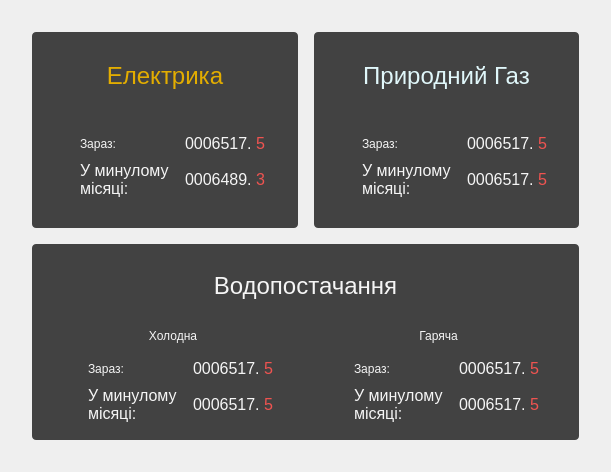
<?xml version="1.0" encoding="UTF-8"?>
<ui version="4.0">
 <class>Counters</class>
 <widget class="QWidget" name="Counters">
  <property name="geometry">
   <rect>
    <x>0</x>
    <y>0</y>
    <width>611</width>
    <height>472</height>
   </rect>
  </property>
  <property name="windowTitle">
   <string>Form</string>
  </property>
  <property name="styleSheet">
   <string notr="true">font: 16px &quot;Segoe UI&quot;;</string>
  </property>
  <layout class="QGridLayout" name="gridLayout">
   <property name="leftMargin">
    <number>32</number>
   </property>
   <property name="topMargin">
    <number>32</number>
   </property>
   <property name="rightMargin">
    <number>32</number>
   </property>
   <property name="bottomMargin">
    <number>32</number>
   </property>
   <property name="spacing">
    <number>16</number>
   </property>
   <item row="0" column="1">
    <widget class="QWidget" name="widget_2" native="true">
     <property name="styleSheet">
      <string notr="true">QWidget {
	background: #424242;
	color: #f5f5f5;
	border-radius: 4px;
}</string>
     </property>
     <layout class="QGridLayout" name="gridLayout_3">
      <property name="leftMargin">
       <number>16</number>
      </property>
      <property name="topMargin">
       <number>16</number>
      </property>
      <property name="rightMargin">
       <number>16</number>
      </property>
      <property name="bottomMargin">
       <number>16</number>
      </property>
      <property name="spacing">
       <number>16</number>
      </property>
      <item row="0" column="0">
       <widget class="QLabel" name="label_2">
        <property name="styleSheet">
         <string notr="true">QLabel {
max-height: 56px;
font-size: 24px;
color: #E0F7FA;
}</string>
        </property>
        <property name="text">
         <string>&lt;html&gt;&lt;head/&gt;&lt;body&gt;&lt;p&gt;&lt;img src=&quot;:/img/gas.png&quot;/&gt;&lt;span style=&quot; font-size:18pt;&quot;&gt;Природний Газ&lt;/span&gt;&lt;/p&gt;&lt;/body&gt;&lt;/html&gt;</string>
        </property>
        <property name="alignment">
         <set>Qt::AlignCenter</set>
        </property>
       </widget>
      </item>
      <item row="1" column="0">
       <layout class="QFormLayout" name="formLayout_2">
        <property name="sizeConstraint">
         <enum>QLayout::SetMaximumSize</enum>
        </property>
        <property name="fieldGrowthPolicy">
         <enum>QFormLayout::ExpandingFieldsGrow</enum>
        </property>
        <property name="formAlignment">
         <set>Qt::AlignCenter</set>
        </property>
        <property name="horizontalSpacing">
         <number>16</number>
        </property>
        <property name="verticalSpacing">
         <number>8</number>
        </property>
        <item row="0" column="0">
         <widget class="QLabel" name="label_5">
          <property name="sizePolicy">
           <sizepolicy hsizetype="Maximum" vsizetype="Preferred">
            <horstretch>0</horstretch>
            <verstretch>0</verstretch>
           </sizepolicy>
          </property>
          <property name="text">
           <string>Зараз:</string>
          </property>
         </widget>
        </item>
        <item row="0" column="1">
         <widget class="QLabel" name="label_10">
          <property name="sizePolicy">
           <sizepolicy hsizetype="Minimum" vsizetype="Preferred">
            <horstretch>0</horstretch>
            <verstretch>0</verstretch>
           </sizepolicy>
          </property>
          <property name="text">
           <string>&lt;html&gt;&lt;head/&gt;&lt;body&gt;&lt;p&gt;&lt;span style=&quot; font-size:12pt;&quot;&gt;0006517.&lt;/span&gt;&lt;span style=&quot; font-size:12pt; color:#EF5350;&quot;&gt; 5&lt;/span&gt;&lt;/p&gt;&lt;/body&gt;&lt;/html&gt;</string>
          </property>
         </widget>
        </item>
        <item row="1" column="1">
         <widget class="QLabel" name="label_11">
          <property name="sizePolicy">
           <sizepolicy hsizetype="Minimum" vsizetype="Preferred">
            <horstretch>0</horstretch>
            <verstretch>0</verstretch>
           </sizepolicy>
          </property>
          <property name="text">
           <string>&lt;html&gt;&lt;head/&gt;&lt;body&gt;&lt;p&gt;&lt;span style=&quot; font-size:12pt;&quot;&gt;0006517.&lt;/span&gt;&lt;span style=&quot; font-size:12pt; color:#EF5350;&quot;&gt; 5&lt;/span&gt;&lt;/p&gt;&lt;/body&gt;&lt;/html&gt;</string>
          </property>
         </widget>
        </item>
        <item row="1" column="0">
         <widget class="QLabel" name="label_12">
          <property name="sizePolicy">
           <sizepolicy hsizetype="Maximum" vsizetype="Preferred">
            <horstretch>0</horstretch>
            <verstretch>0</verstretch>
           </sizepolicy>
          </property>
          <property name="autoFillBackground">
           <bool>false</bool>
          </property>
          <property name="styleSheet">
           <string notr="true"/>
          </property>
          <property name="text">
           <string>&lt;html&gt;&lt;head/&gt;&lt;body&gt;&lt;p style=&quot;line-height:33%;&quot;&gt;&lt;span style=&quot; font-size:12pt&quot;&gt;У минулому&lt;/span&gt;&lt;/p&gt;&lt;p&gt;&lt;span style=&quot; font-size:12pt;&quot;&gt;місяці:&lt;/span&gt;&lt;/p&gt;&lt;/body&gt;&lt;/html&gt;</string>
          </property>
         </widget>
        </item>
       </layout>
      </item>
     </layout>
    </widget>
   </item>
   <item row="0" column="0">
    <widget class="QWidget" name="widget" native="true">
     <property name="styleSheet">
      <string notr="true">QWidget {
	background: #424242;
	color: #f5f5f5;
    border-radius: 4px;
}</string>
     </property>
     <layout class="QGridLayout" name="gridLayout_2">
      <property name="leftMargin">
       <number>16</number>
      </property>
      <property name="topMargin">
       <number>16</number>
      </property>
      <property name="rightMargin">
       <number>16</number>
      </property>
      <property name="bottomMargin">
       <number>16</number>
      </property>
      <property name="spacing">
       <number>16</number>
      </property>
      <item row="1" column="1">
       <layout class="QFormLayout" name="formLayout">
        <property name="sizeConstraint">
         <enum>QLayout::SetMaximumSize</enum>
        </property>
        <property name="fieldGrowthPolicy">
         <enum>QFormLayout::ExpandingFieldsGrow</enum>
        </property>
        <property name="formAlignment">
         <set>Qt::AlignCenter</set>
        </property>
        <property name="horizontalSpacing">
         <number>16</number>
        </property>
        <property name="verticalSpacing">
         <number>8</number>
        </property>
        <item row="0" column="0">
         <widget class="QLabel" name="label_4">
          <property name="sizePolicy">
           <sizepolicy hsizetype="Maximum" vsizetype="Preferred">
            <horstretch>0</horstretch>
            <verstretch>0</verstretch>
           </sizepolicy>
          </property>
          <property name="text">
           <string>Зараз:</string>
          </property>
         </widget>
        </item>
        <item row="0" column="1">
         <widget class="QLabel" name="label_8">
          <property name="sizePolicy">
           <sizepolicy hsizetype="Minimum" vsizetype="Preferred">
            <horstretch>0</horstretch>
            <verstretch>0</verstretch>
           </sizepolicy>
          </property>
          <property name="text">
           <string>&lt;html&gt;&lt;head/&gt;&lt;body&gt;&lt;p&gt;&lt;span style=&quot; font-size:12pt;&quot;&gt;0006517.&lt;/span&gt;&lt;span style=&quot; font-size:12pt; color:#EF5350;&quot;&gt; 5&lt;/span&gt;&lt;/p&gt;&lt;/body&gt;&lt;/html&gt;</string>
          </property>
         </widget>
        </item>
        <item row="1" column="1">
         <widget class="QLabel" name="label_9">
          <property name="sizePolicy">
           <sizepolicy hsizetype="Minimum" vsizetype="Preferred">
            <horstretch>0</horstretch>
            <verstretch>0</verstretch>
           </sizepolicy>
          </property>
          <property name="text">
           <string>&lt;html&gt;&lt;head/&gt;&lt;body&gt;&lt;p&gt;&lt;span style=&quot; font-size:12pt;&quot;&gt;0006489.&lt;/span&gt;&lt;span style=&quot; font-size:12pt; color:#EF5350;&quot;&gt; 3&lt;/span&gt;&lt;/p&gt;&lt;/body&gt;&lt;/html&gt;</string>
          </property>
         </widget>
        </item>
        <item row="1" column="0">
         <widget class="QLabel" name="label_7">
          <property name="sizePolicy">
           <sizepolicy hsizetype="Maximum" vsizetype="Preferred">
            <horstretch>0</horstretch>
            <verstretch>0</verstretch>
           </sizepolicy>
          </property>
          <property name="autoFillBackground">
           <bool>false</bool>
          </property>
          <property name="styleSheet">
           <string notr="true"/>
          </property>
          <property name="text">
           <string>&lt;html&gt;&lt;head/&gt;&lt;body&gt;&lt;p style=&quot;line-height:33%;&quot;&gt;&lt;span style=&quot; font-size:12pt&quot;&gt;У минулому&lt;/span&gt;&lt;/p&gt;&lt;p&gt;&lt;span style=&quot; font-size:12pt;&quot;&gt;місяці:&lt;/span&gt;&lt;/p&gt;&lt;/body&gt;&lt;/html&gt;</string>
          </property>
         </widget>
        </item>
       </layout>
      </item>
      <item row="0" column="1">
       <widget class="QLabel" name="label">
        <property name="sizePolicy">
         <sizepolicy hsizetype="Preferred" vsizetype="Fixed">
          <horstretch>0</horstretch>
          <verstretch>0</verstretch>
         </sizepolicy>
        </property>
        <property name="styleSheet">
         <string notr="true">QLabel {
max-height: 56px;
font-size: 24px;
color: rgb(227, 173, 0);
}</string>
        </property>
        <property name="text">
         <string>&lt;html&gt;&lt;head/&gt;&lt;body&gt;&lt;p&gt;&lt;img src=&quot;:/img/electricity.png&quot;/&gt;&lt;span style=&quot; font-size:18pt;&quot;&gt;Електрика&lt;/span&gt;&lt;/p&gt;&lt;/body&gt;&lt;/html&gt;</string>
        </property>
        <property name="alignment">
         <set>Qt::AlignCenter</set>
        </property>
       </widget>
      </item>
     </layout>
    </widget>
   </item>
   <item row="1" column="0" colspan="2">
    <widget class="QWidget" name="widget_3" native="true">
     <property name="styleSheet">
      <string notr="true">QWidget {
	background: #424242;
	color: #f5f5f5;
	border-radius: 4px;
}</string>
     </property>
     <layout class="QGridLayout" name="gridLayout_4">
      <property name="leftMargin">
       <number>16</number>
      </property>
      <property name="topMargin">
       <number>16</number>
      </property>
      <property name="rightMargin">
       <number>16</number>
      </property>
      <property name="bottomMargin">
       <number>16</number>
      </property>
      <property name="spacing">
       <number>16</number>
      </property>
      <item row="2" column="0">
       <layout class="QFormLayout" name="formLayout_4">
        <property name="sizeConstraint">
         <enum>QLayout::SetMaximumSize</enum>
        </property>
        <property name="fieldGrowthPolicy">
         <enum>QFormLayout::ExpandingFieldsGrow</enum>
        </property>
        <property name="formAlignment">
         <set>Qt::AlignCenter</set>
        </property>
        <property name="horizontalSpacing">
         <number>16</number>
        </property>
        <property name="verticalSpacing">
         <number>8</number>
        </property>
        <item row="0" column="0">
         <widget class="QLabel" name="label_17">
          <property name="sizePolicy">
           <sizepolicy hsizetype="Maximum" vsizetype="Preferred">
            <horstretch>0</horstretch>
            <verstretch>0</verstretch>
           </sizepolicy>
          </property>
          <property name="text">
           <string>Зараз:</string>
          </property>
         </widget>
        </item>
        <item row="0" column="1">
         <widget class="QLabel" name="label_18">
          <property name="sizePolicy">
           <sizepolicy hsizetype="Minimum" vsizetype="Preferred">
            <horstretch>0</horstretch>
            <verstretch>0</verstretch>
           </sizepolicy>
          </property>
          <property name="text">
           <string>&lt;html&gt;&lt;head/&gt;&lt;body&gt;&lt;p&gt;&lt;span style=&quot; font-size:12pt;&quot;&gt;0006517.&lt;/span&gt;&lt;span style=&quot; font-size:12pt; color:#EF5350;&quot;&gt; 5&lt;/span&gt;&lt;/p&gt;&lt;/body&gt;&lt;/html&gt;</string>
          </property>
         </widget>
        </item>
        <item row="1" column="1">
         <widget class="QLabel" name="label_19">
          <property name="sizePolicy">
           <sizepolicy hsizetype="Minimum" vsizetype="Preferred">
            <horstretch>0</horstretch>
            <verstretch>0</verstretch>
           </sizepolicy>
          </property>
          <property name="text">
           <string>&lt;html&gt;&lt;head/&gt;&lt;body&gt;&lt;p&gt;&lt;span style=&quot; font-size:12pt;&quot;&gt;0006517.&lt;/span&gt;&lt;span style=&quot; font-size:12pt; color:#EF5350;&quot;&gt; 5&lt;/span&gt;&lt;/p&gt;&lt;/body&gt;&lt;/html&gt;</string>
          </property>
         </widget>
        </item>
        <item row="1" column="0">
         <widget class="QLabel" name="label_20">
          <property name="sizePolicy">
           <sizepolicy hsizetype="Maximum" vsizetype="Preferred">
            <horstretch>0</horstretch>
            <verstretch>0</verstretch>
           </sizepolicy>
          </property>
          <property name="autoFillBackground">
           <bool>false</bool>
          </property>
          <property name="styleSheet">
           <string notr="true"/>
          </property>
          <property name="text">
           <string>&lt;html&gt;&lt;head/&gt;&lt;body&gt;&lt;p style=&quot;line-height:33%;&quot;&gt;&lt;span style=&quot; font-size:12pt&quot;&gt;У минулому&lt;/span&gt;&lt;/p&gt;&lt;p&gt;&lt;span style=&quot; font-size:12pt;&quot;&gt;місяці:&lt;/span&gt;&lt;/p&gt;&lt;/body&gt;&lt;/html&gt;</string>
          </property>
         </widget>
        </item>
       </layout>
      </item>
      <item row="0" column="0" colspan="2">
       <widget class="QLabel" name="label_3">
        <property name="styleSheet">
         <string notr="true">QLabel {
max-height: 56px;
font-size: 24px;
}</string>
        </property>
        <property name="text">
         <string>&lt;html&gt;&lt;head/&gt;&lt;body&gt;&lt;p&gt;&lt;img src=&quot;:/img/water.png&quot;/&gt;&lt;span style=&quot; font-size:18pt;&quot;&gt;Водопостачання&lt;/span&gt;&lt;/p&gt;&lt;/body&gt;&lt;/html&gt;</string>
        </property>
        <property name="alignment">
         <set>Qt::AlignCenter</set>
        </property>
       </widget>
      </item>
      <item row="2" column="1">
       <layout class="QFormLayout" name="formLayout_5">
        <property name="sizeConstraint">
         <enum>QLayout::SetMaximumSize</enum>
        </property>
        <property name="fieldGrowthPolicy">
         <enum>QFormLayout::ExpandingFieldsGrow</enum>
        </property>
        <property name="formAlignment">
         <set>Qt::AlignCenter</set>
        </property>
        <property name="horizontalSpacing">
         <number>16</number>
        </property>
        <property name="verticalSpacing">
         <number>8</number>
        </property>
        <item row="0" column="0">
         <widget class="QLabel" name="label_21">
          <property name="sizePolicy">
           <sizepolicy hsizetype="Maximum" vsizetype="Preferred">
            <horstretch>0</horstretch>
            <verstretch>0</verstretch>
           </sizepolicy>
          </property>
          <property name="text">
           <string>Зараз:</string>
          </property>
         </widget>
        </item>
        <item row="0" column="1">
         <widget class="QLabel" name="label_22">
          <property name="sizePolicy">
           <sizepolicy hsizetype="Minimum" vsizetype="Preferred">
            <horstretch>0</horstretch>
            <verstretch>0</verstretch>
           </sizepolicy>
          </property>
          <property name="text">
           <string>&lt;html&gt;&lt;head/&gt;&lt;body&gt;&lt;p&gt;&lt;span style=&quot; font-size:12pt;&quot;&gt;0006517.&lt;/span&gt;&lt;span style=&quot; font-size:12pt; color:#EF5350;&quot;&gt; 5&lt;/span&gt;&lt;/p&gt;&lt;/body&gt;&lt;/html&gt;</string>
          </property>
         </widget>
        </item>
        <item row="1" column="1">
         <widget class="QLabel" name="label_23">
          <property name="sizePolicy">
           <sizepolicy hsizetype="Minimum" vsizetype="Preferred">
            <horstretch>0</horstretch>
            <verstretch>0</verstretch>
           </sizepolicy>
          </property>
          <property name="text">
           <string>&lt;html&gt;&lt;head/&gt;&lt;body&gt;&lt;p&gt;&lt;span style=&quot; font-size:12pt;&quot;&gt;0006517.&lt;/span&gt;&lt;span style=&quot; font-size:12pt; color:#EF5350;&quot;&gt; 5&lt;/span&gt;&lt;/p&gt;&lt;/body&gt;&lt;/html&gt;</string>
          </property>
         </widget>
        </item>
        <item row="1" column="0">
         <widget class="QLabel" name="label_24">
          <property name="sizePolicy">
           <sizepolicy hsizetype="Maximum" vsizetype="Preferred">
            <horstretch>0</horstretch>
            <verstretch>0</verstretch>
           </sizepolicy>
          </property>
          <property name="autoFillBackground">
           <bool>false</bool>
          </property>
          <property name="styleSheet">
           <string notr="true"/>
          </property>
          <property name="text">
           <string>&lt;html&gt;&lt;head/&gt;&lt;body&gt;&lt;p style=&quot;line-height:33%;&quot;&gt;&lt;span style=&quot; font-size:12pt&quot;&gt;У минулому&lt;/span&gt;&lt;/p&gt;&lt;p&gt;&lt;span style=&quot; font-size:12pt;&quot;&gt;місяці:&lt;/span&gt;&lt;/p&gt;&lt;/body&gt;&lt;/html&gt;</string>
          </property>
         </widget>
        </item>
       </layout>
      </item>
      <item row="1" column="0">
       <widget class="QLabel" name="label_6">
        <property name="sizePolicy">
         <sizepolicy hsizetype="Preferred" vsizetype="Fixed">
          <horstretch>0</horstretch>
          <verstretch>0</verstretch>
         </sizepolicy>
        </property>
        <property name="text">
         <string>Холодна</string>
        </property>
        <property name="alignment">
         <set>Qt::AlignCenter</set>
        </property>
       </widget>
      </item>
      <item row="1" column="1">
       <widget class="QLabel" name="label_13">
        <property name="sizePolicy">
         <sizepolicy hsizetype="Preferred" vsizetype="Fixed">
          <horstretch>0</horstretch>
          <verstretch>0</verstretch>
         </sizepolicy>
        </property>
        <property name="text">
         <string>Гаряча</string>
        </property>
        <property name="alignment">
         <set>Qt::AlignCenter</set>
        </property>
       </widget>
      </item>
     </layout>
    </widget>
   </item>
  </layout>
 </widget>
 <resources/>
 <connections/>
</ui>
